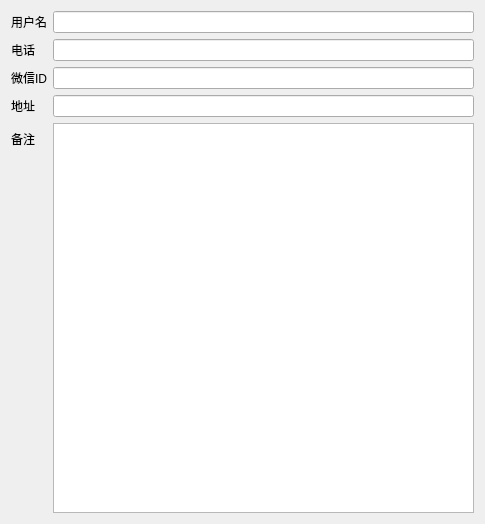
<?xml version="1.0" encoding="UTF-8"?>
<ui version="4.0">
 <class>Add_User_Dialog</class>
 <widget class="QDialog" name="Add_User_Dialog">
  <property name="geometry">
   <rect>
    <x>0</x>
    <y>0</y>
    <width>485</width>
    <height>524</height>
   </rect>
  </property>
  <property name="windowTitle">
   <string>Dialog</string>
  </property>
  <layout class="QGridLayout" name="gridLayout">
   <item row="0" column="0">
    <layout class="QFormLayout" name="formLayout">
     <item row="0" column="0">
      <widget class="QLabel" name="label_5">
       <property name="text">
        <string>用户名</string>
       </property>
      </widget>
     </item>
     <item row="0" column="1">
      <widget class="QLineEdit" name="lineEdit"/>
     </item>
     <item row="1" column="0">
      <widget class="QLabel" name="label_4">
       <property name="text">
        <string>电话</string>
       </property>
      </widget>
     </item>
     <item row="1" column="1">
      <widget class="QLineEdit" name="lineEdit_2"/>
     </item>
     <item row="2" column="0">
      <widget class="QLabel" name="label_3">
       <property name="text">
        <string>微信ID</string>
       </property>
      </widget>
     </item>
     <item row="2" column="1">
      <widget class="QLineEdit" name="lineEdit_3"/>
     </item>
     <item row="3" column="0">
      <widget class="QLabel" name="label">
       <property name="text">
        <string>地址</string>
       </property>
      </widget>
     </item>
     <item row="3" column="1">
      <widget class="QLineEdit" name="lineEdit_4"/>
     </item>
     <item row="4" column="0">
      <widget class="QLabel" name="label_2">
       <property name="text">
        <string>备注</string>
       </property>
      </widget>
     </item>
     <item row="4" column="1">
      <widget class="QPlainTextEdit" name="notePlainTextEdit">
       <property name="sizePolicy">
        <sizepolicy hsizetype="Expanding" vsizetype="Expanding">
         <horstretch>0</horstretch>
         <verstretch>0</verstretch>
        </sizepolicy>
       </property>
       <property name="baseSize">
        <size>
         <width>0</width>
         <height>0</height>
        </size>
       </property>
      </widget>
     </item>
    </layout>
   </item>
  </layout>
 </widget>
 <resources/>
 <connections/>
</ui>
